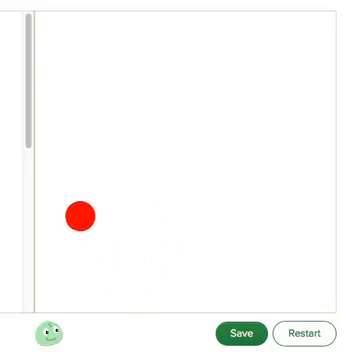
#> input picture frame 57 of video.mp4, 344 x 360 px
$ python main.py
#> lines starting #> are read from the running program, lines starting #| are printed output that depends on the picture; after the words box and inside, x2 and y2 are one past the last pixel; in counts of white or black regions, pixels touching at a corner belong together
import cv2
import numpy as np

# تحميل الفيديو
cap = cv2.VideoCapture('video.mp4')

while True:
    ret, frame = cap.read()
#> frame is the input picture: shape (360, 344, 3); mean B, G, R 249.8, 250.8, 251.1
    if not ret:
        break

    # تحويل الصورة إلى HSV
    hsv = cv2.cvtColor(frame, cv2.COLOR_BGR2HSV)
#> hsv: shape (360, 344, 3); mean H, S, V 4.3, 3.6, 252.2

    # نطاق اللون الأحمر
    lower_red = np.array([0, 120, 70])
    upper_red = np.array([10, 255, 255])
    mask1 = cv2.inRange(hsv, lower_red, upper_red)
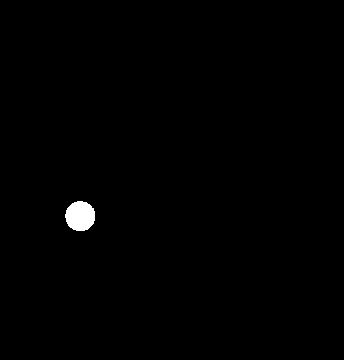
#> mask1: shape (360, 344); 0.57% white; 1 white region

    # الجزء الثاني من الأحمر
    lower_red2 = np.array([170, 120, 70])
    upper_red2 = np.array([180, 255, 255])
    mask2 = cv2.inRange(hsv, lower_red2, upper_red2)
#> mask2: shape (360, 344); every value is 0

    # دمج القناعين
    mask = mask1 + mask2

    # العثور على الكونتورز
    contours, _ = cv2.findContours(mask, cv2.RETR_TREE, cv2.CHAIN_APPROX_SIMPLE)
#> contours = 1 contour; box (x1, y1, x2, y2) and area: (65, 201, 95, 231) 669

    for cnt in contours:
        area = cv2.contourArea(cnt)
        if area > 500:
            x, y, w, h = cv2.boundingRect(cnt)
            cv2.rectangle(frame, (x, y), (x + w, y + h), (0, 255, 0), 2)
            cv2.putText(frame, 'Red Object', (x, y - 10), cv2.FONT_HERSHEY_SIMPLEX, 0.6, (0, 255, 0), 2)
#> this loop made 1 pass
#> (area, x, y, w, h) on pass 1: (669, 65, 201, 30, 30)
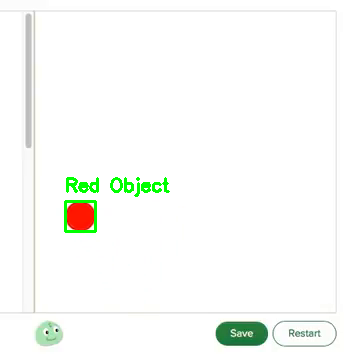
#> frame: shape (360, 344, 3); 0.92% of pixels changed, all inside (x1, y1, x2, y2) = (64, 177, 170, 233)

    # عرض الفيديو
    cv2.imshow('Object Tracking', frame)

    if cv2.waitKey(30) & 0xFF == ord('q'):
#> (key q is pressed here)
        break

cap.release()
cv2.destroyAllWindows()

$ run again, starting later in the video
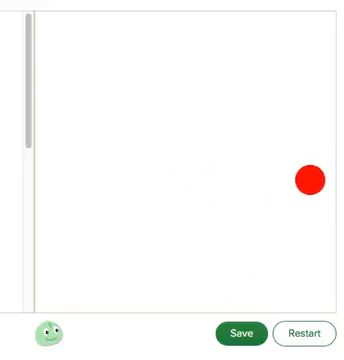
#> input picture frame 257 of video.mp4, 344 x 360 px
#> frame is the input picture: shape (360, 344, 3); mean B, G, R 249.8, 250.8, 251.1
#> hsv: shape (360, 344, 3); mean H, S, V 4.6, 3.6, 252.2
#> `mask1 = cv2.inRange(hsv, lower_red, upper_red)`:
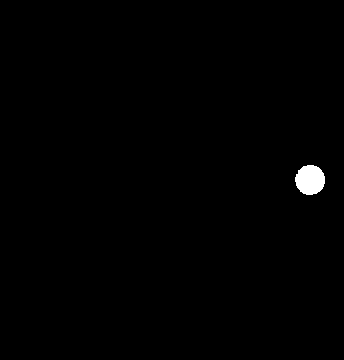
#> mask1: shape (360, 344); 0.57% white; 1 white region, box (x1, y1, x2, y2) and area: (295, 165, 325, 195) 705
#> mask2: shape (360, 344); 0% white in thin lines or dots, all inside (x1, y1, x2, y2) = (297, 172, 298, 174)
#> mask: shape (360, 344); 0.57% white; 1 white region
#> contours = 1 contour; box (x1, y1, x2, y2) and area: (295, 165, 325, 195) 664
#> the loop `for cnt in contours:` made 1 pass
#> (area, x, y, w, h) on pass 1: (664, 295, 165, 30, 30)
#> after the loop `for cnt in contours:`:
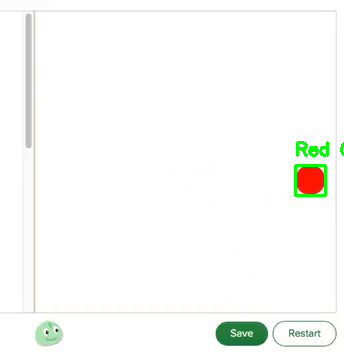
#> frame: shape (360, 344, 3); 0.56% of pixels changed, all inside (x1, y1, x2, y2) = (294, 141, 344, 197)

$ run again, starting later in the video
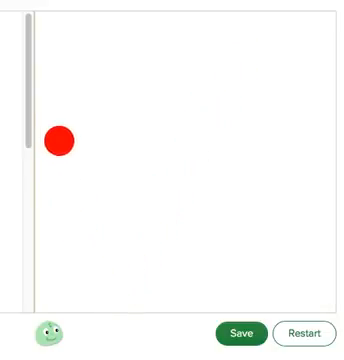
#> input picture frame 457 of video.mp4, 344 x 360 px
#> frame is the input picture: shape (360, 344, 3); mean B, G, R 249.8, 250.9, 251.1
#> hsv: shape (360, 344, 3); mean H, S, V 5.3, 3.6, 252.2
#> `mask1 = cv2.inRange(hsv, lower_red, upper_red)`:
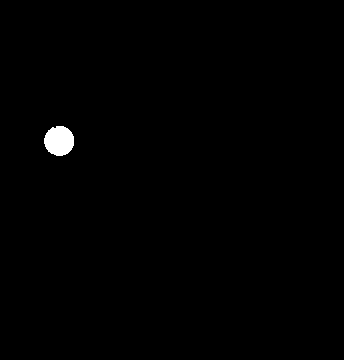
#> mask1: shape (360, 344); 0.57% white; 1 white region, box (x1, y1, x2, y2) and area: (44, 126, 74, 156) 709
#> mask2: shape (360, 344); 0% white in thin lines or dots, all inside (x1, y1, x2, y2) = (54, 126, 56, 128)
#> mask: shape (360, 344); 0.58% white; 1 white region
#> contours = 1 contour; box (x1, y1, x2, y2) and area: (44, 126, 74, 156) 670
#> the loop `for cnt in contours:` made 1 pass
#> (area, x, y, w, h) on pass 1: (670, 44, 126, 30, 30)
#> after the loop `for cnt in contours:`:
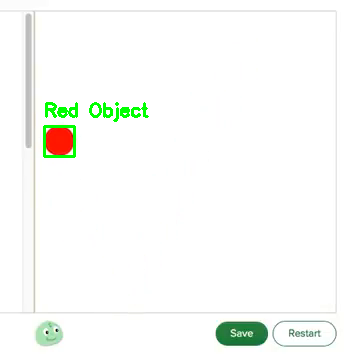
#> frame: shape (360, 344, 3); 0.92% of pixels changed, all inside (x1, y1, x2, y2) = (43, 102, 149, 158)
